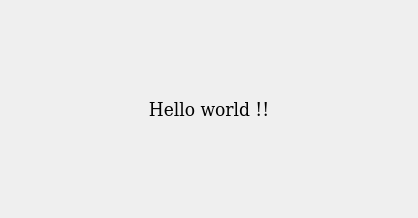
<?xml version="1.0" encoding="UTF-8"?>
<ui version="4.0">
 <class>MainWindow</class>
 <widget class="QMainWindow" name="MainWindow">
  <property name="geometry">
   <rect>
    <x>0</x>
    <y>0</y>
    <width>418</width>
    <height>218</height>
   </rect>
  </property>
  <property name="sizePolicy">
   <sizepolicy hsizetype="Fixed" vsizetype="Fixed">
    <horstretch>0</horstretch>
    <verstretch>0</verstretch>
   </sizepolicy>
  </property>
  <property name="maximumSize">
   <size>
    <width>418</width>
    <height>218</height>
   </size>
  </property>
  <property name="windowTitle">
   <string>MainWindow</string>
  </property>
  <widget class="QWidget" name="centralwidget">
   <layout class="QHBoxLayout" name="horizontalLayout">
    <item>
     <widget class="QLabel" name="label">
      <property name="minimumSize">
       <size>
        <width>400</width>
        <height>200</height>
       </size>
      </property>
      <property name="maximumSize">
       <size>
        <width>400</width>
        <height>200</height>
       </size>
      </property>
      <property name="font">
       <font>
        <family>DejaVu Serif Condensed</family>
        <pointsize>14</pointsize>
       </font>
      </property>
      <property name="text">
       <string>Hello world !!</string>
      </property>
      <property name="alignment">
       <set>Qt::AlignCenter</set>
      </property>
     </widget>
    </item>
   </layout>
  </widget>
 </widget>
 <resources/>
 <connections/>
</ui>
